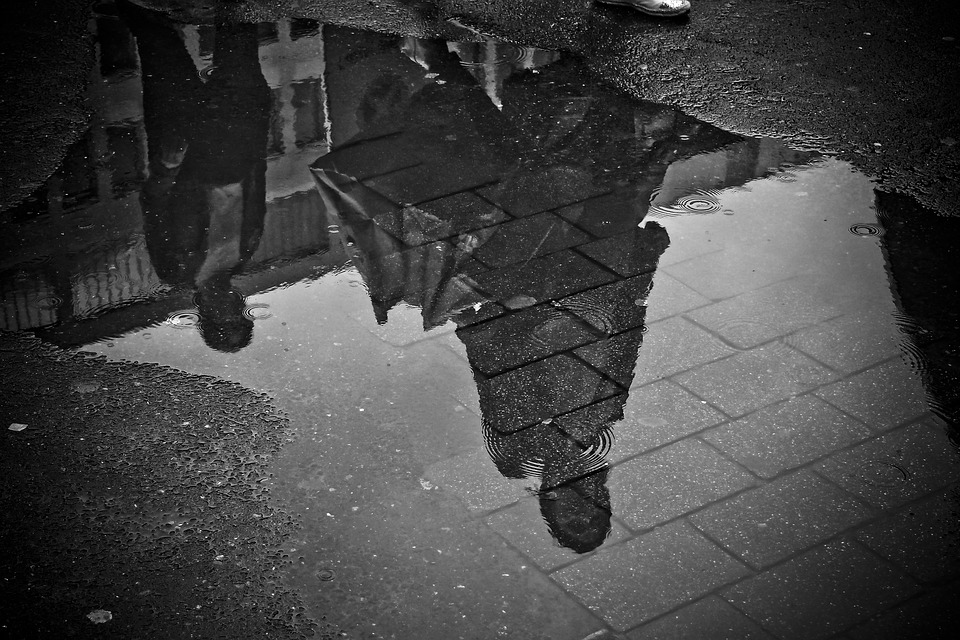
#> input picture 0-HaarCascadeClassifier_(HPnMP-bars)/neg/100.png, 960 x 640 px
$ python -i utils.py   (imports and definitions only)
#> lines starting #> are read from the running program, lines starting #| are printed output that depends on the picture; after the words box and inside, x2 and y2 are one past the last pixel; in counts of white or black regions, pixels touching at a corner belong together
#> further down, picture is the input picture: shape (640, 960); min 0, max 255, mean 66.6
import sys
import numpy as np
import cv2
from skimage import measure
from PIL import Image, ImageGrab
import warnings
# [1 line not run here, left out]

#Set the EIGENVEC_REDUCTION factor. Must be the same that was used in "/SklearnClassifier(Number-Recognition)/NumberPredict/sklearn_Train.py
EIGENVEC_REDUCTION = 1.4

#Set the shape of Samples used to train the NumberClassifier in "/SklearnClassifier(Number-Recognition)/NumberPredict/sklearn_Train.py
TRAIN_WIDTH = 50
TRAIN_HEIGHT = 65

def findBoundaryBoxes(srcImage, minArea=3000, contourThresh=2.0):
#> called with minArea = 3000, contourThresh = 2
	hist = np.histogram(srcImage, bins=np.arange(0, 256))
	indexMaxValue = np.argmax(hist[0])
#> indexMaxValue = 28
	threshValue = indexMaxValue + 30
#> threshValue = 58

	_, threshImg = cv2.threshold(srcImage, threshValue, 255, cv2.THRESH_BINARY)
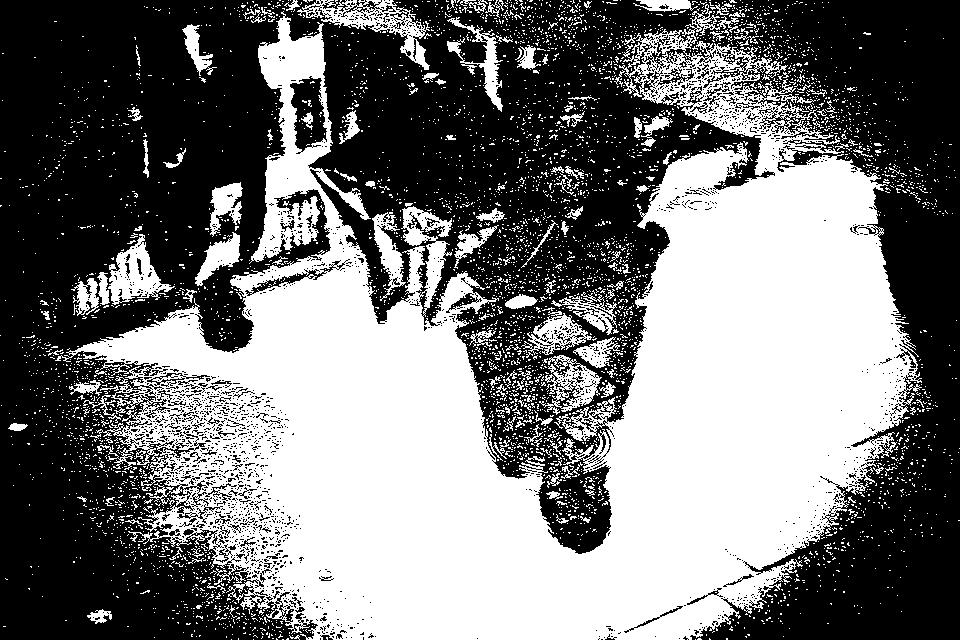
#> threshImg: shape (640, 960); 46.2% white; 4807 white regions (4658 under 20 px), largest, box (x1, y1, x2, y2) and area: (55, 4, 922, 640) 246926, (297, 0, 430, 70) 2429, (108, 234, 175, 305) 2034

	contours = measure.find_contours(threshImg, contourThresh)
#> contours = 9582 point arrays, longest 16726 points

	retValues = []
	for contour in contours:
		x = contour[:, 1]
		y = contour[:, 0]
		xmin = int(min(x)) - 10
		ymin = int(min(y)) - 10
		xmax = int(max(x)) + 10
		ymax = int(max(y)) + 10
		area = (xmax-xmin)*(ymax-ymin)

		if area>minArea:
			retValues.append((xmin, ymin, xmax, ymax))
#> this loop made 9582 passes
#> (x, y, xmin, ymin, xmax, ymax, area) on passes 1, 2, 4: ([253, 252, 252, 251, 252, 253, 254, 254, 253], [2.99, 2, 1.99, 1, 0.00784, 0.00784, 1, 2, 2.99], 241, -10, 263, 12, 484), ([271, 270, 271, 272, 271], [1.99, 1, 0.00784, 1, 1.99], 260, -10, 281, 11, 441), ([283, 282, 281, 282, 283, 284, 283], [1.99, 1.99, 1, 0.00784, 0.00784, 1, 1.99], 271, -10, 293, 11, 462)
#> after the loop, retValues = 22 items, first 6: (291, -10, 439, 79), (311, -10, 405, 29), (58, 5, 931, 649), (436, 6, 512, 121), (171, 13, 222, 85), (626, 19, 702, 70)

	return retValues

# [126 lines left out: functions enhanceDigit, getRawScreenshot, recognizeDigit, readHPMP_fromImage, not called in this run]


# [3 lines not run here, left out]

>>> import cv2
>>> picture = cv2.imread('0-HaarCascadeClassifier_(HPnMP-bars)/neg/100.png', cv2.IMREAD_GRAYSCALE)
>>> result = findBoundaryBoxes(picture)
#> result has the same summary as retValues in findBoundaryBoxes

$ run again, on 0-HaarCascadeClassifier_(HPnMP-bars)/neg/1007.png
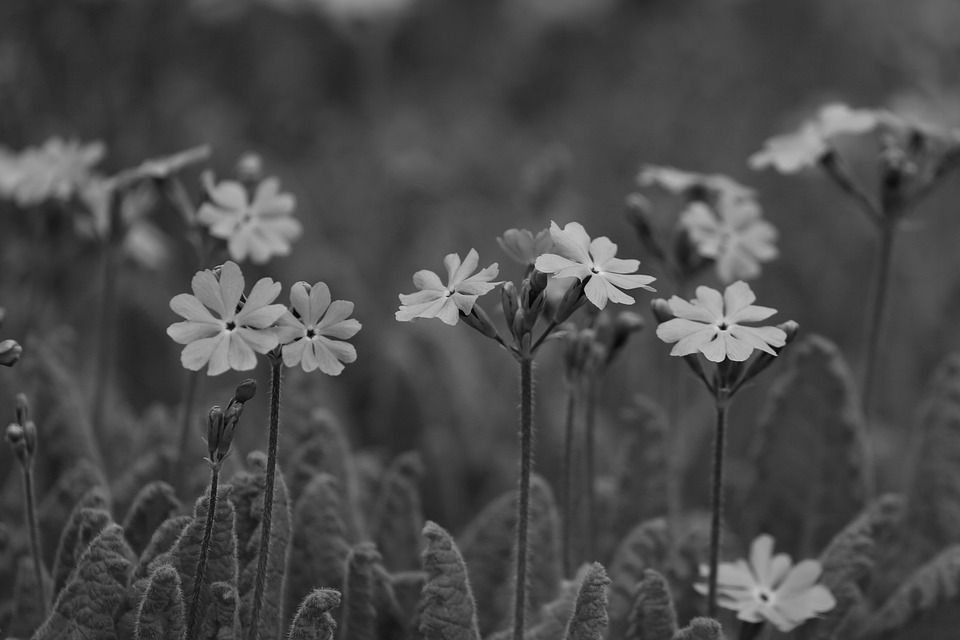
#> input picture 0-HaarCascadeClassifier_(HPnMP-bars)/neg/1007.png, 960 x 640 px
#> picture is the input picture: shape (640, 960); min 0, max 226, mean 74.3
#> indexMaxValue = 70
#> threshValue = 100
#> in findBoundaryBoxes, `_, threshImg = cv2.threshold(srcImage, threshValue, 255, cv2.THRESH_BI..`:
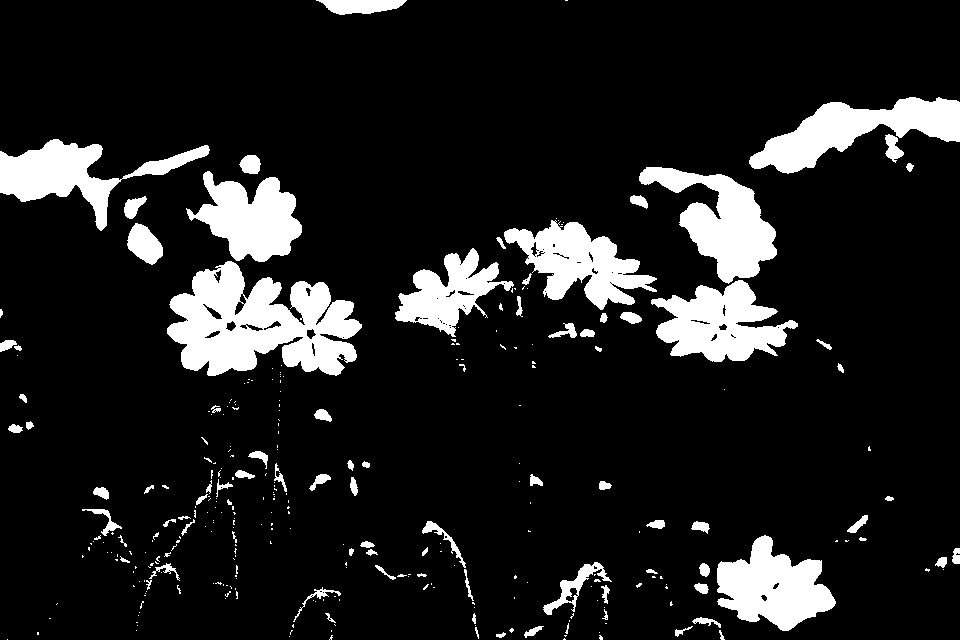
#> threshImg: shape (640, 960); 12.3% white; 311 white regions (221 under 20 px), largest, box (x1, y1, x2, y2) and area: (167, 261, 362, 376) 13748, (749, 97, 960, 174) 7252, (639, 167, 777, 284) 7175
#> contours = 439 point arrays, longest 1397 points
#> the loop in findBoundaryBoxes, `for contour in contours:` made 439 passes
#> (xmin, ymin, xmax, ymax, area) on passes 1, 3, 4: (305, -10, 416, 24, 3774), (738, 86, 969, 183, 22407), (874, 123, 913, 172, 1911)
#> after the loop in findBoundaryBoxes, `for contour in contours:`: retValues = 14 items, first 6: (305, -10, 416, 24), (738, 86, 969, 183), (-10, 128, 131, 240), (111, 134, 219, 188), (628, 156, 786, 293), (175, 160, 311, 271)
#> result has the same summary as retValues in findBoundaryBoxes

$ run again, on 0-HaarCascadeClassifier_(HPnMP-bars)/neg/101.png
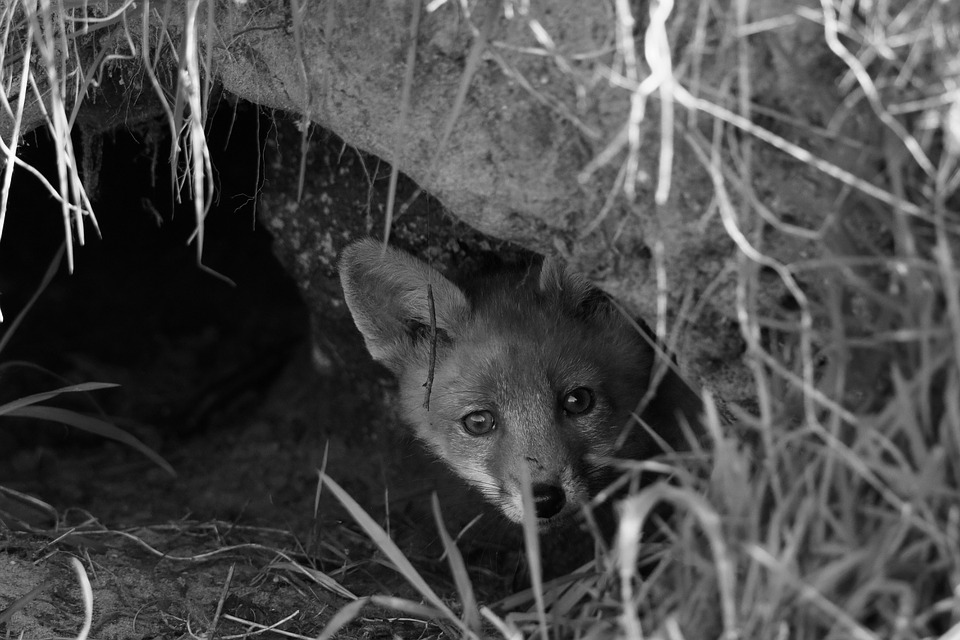
#> input picture 0-HaarCascadeClassifier_(HPnMP-bars)/neg/101.png, 960 x 640 px
#> picture is the input picture: shape (640, 960); min 0, max 255, mean 73.7
#> indexMaxValue = 6
#> threshValue = 36
#> in findBoundaryBoxes, `_, threshImg = cv2.threshold(srcImage, threshValue, 255, cv2.THRESH_BI..`:
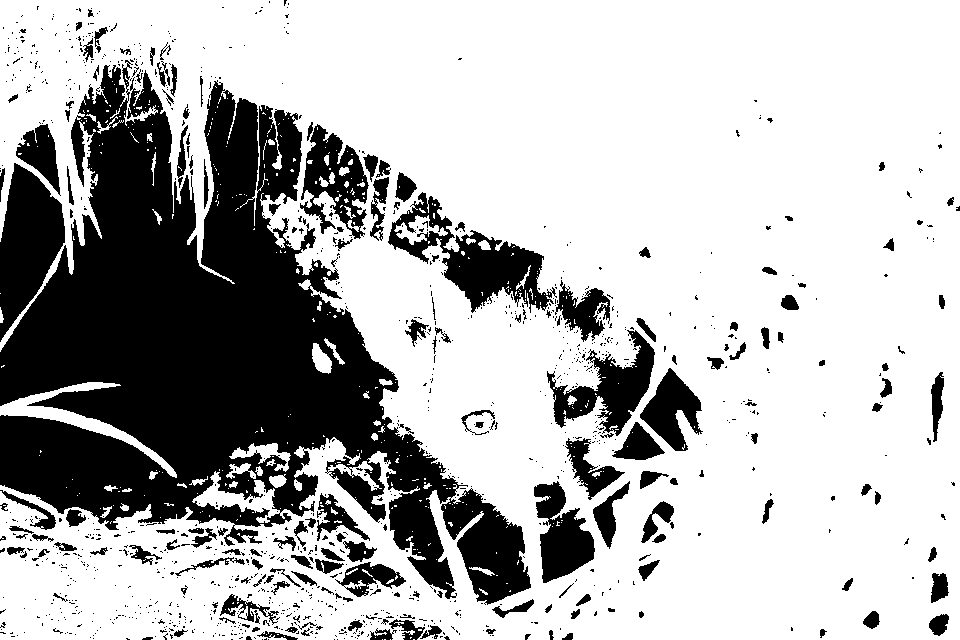
#> threshImg: shape (640, 960); 71.2% white; 1159 black regions (984 under 20 px), largest, box (x1, y1, x2, y2) and area: (0, 60, 531, 605) 121951, (0, 163, 65, 342) 6932, (388, 192, 557, 313) 6637
#> contours = 1857 point arrays, longest 7835 points
#> the loop in findBoundaryBoxes, `for contour in contours:` made 1857 passes
#> (x, y, xmin, ymin, xmax, ymax, area) on passes 1, 3, 5: ([269, 269, 269, 269, 269, 269, 269], [2, 1, 0.992, 1, 2, 2.01, 2], 258, -10, 279, 12, 462), ([288, 288, 288, 288, 288, 288, 288], [4, 3, 2.99, 3, 4, 4.01, 4], 277, -8, 298, 14, 462), ([223, 223, 222, 222, 222, 223, 223], [7, 6.99, 6.99, 7, 7.01, 7.01, 7], 211, -4, 233, 17, 462)
#> after the loop in findBoundaryBoxes, `for contour in contours:`: retValues = 23 items, first 6: (-10, 49, 540, 614), (5, 113, 70, 205), (289, 113, 378, 248), (-10, 152, 74, 351), (359, 166, 398, 250), (377, 181, 566, 322)
#> result has the same summary as retValues in findBoundaryBoxes

$ run again, on 0-HaarCascadeClassifier_(HPnMP-bars)/neg/1014.png
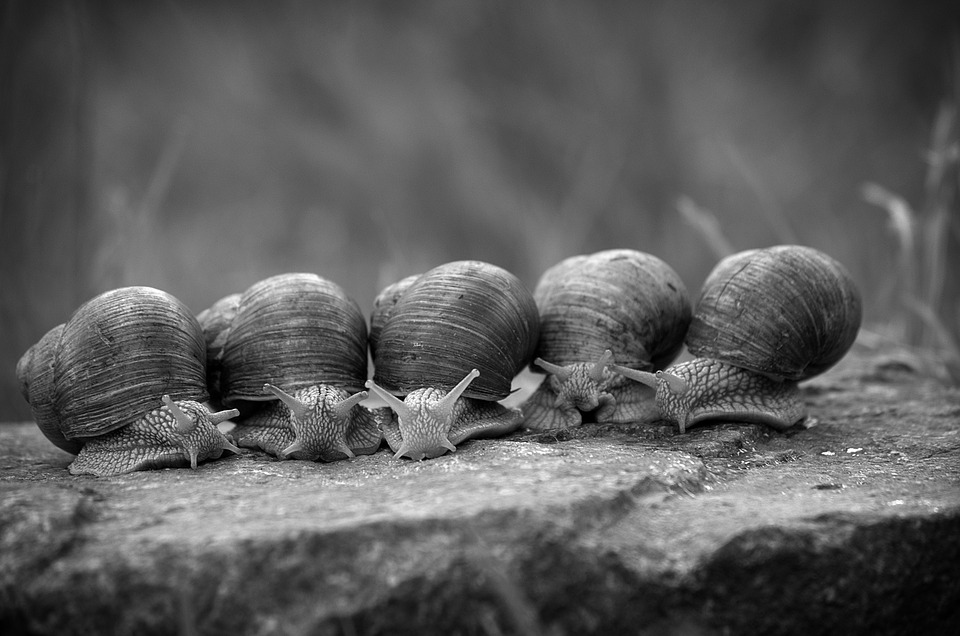
#> input picture 0-HaarCascadeClassifier_(HPnMP-bars)/neg/1014.png, 960 x 636 px
#> picture is the input picture: shape (636, 960); min 0, max 255, mean 92.4
#> indexMaxValue = 89
#> threshValue = 119
#> in findBoundaryBoxes, `_, threshImg = cv2.threshold(srcImage, threshValue, 255, cv2.THRESH_BI..`:
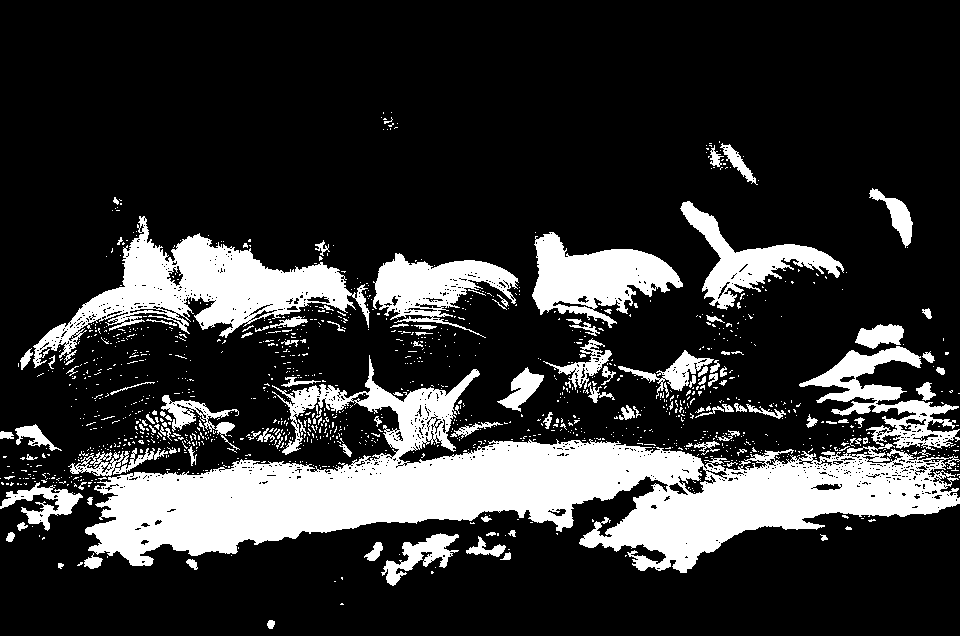
#> threshImg: shape (636, 960); 20.5% white; 1280 white regions (1159 under 20 px), largest, box (x1, y1, x2, y2) and area: (85, 355, 960, 573) 65909, (33, 216, 370, 368) 15576, (532, 232, 683, 328) 7391
#> contours = 2548 point arrays, longest 6535 points
#> the loop in findBoundaryBoxes, `for contour in contours:` made 2548 passes
#> (x, y, xmin, ymin, xmax, ymax, area) on passes 1 to 3: ([383, 382, 382, 383, 384, 384, 383], [114, 113, 112, 111, 112, 113, 114], 372, 101, 393, 123, 462), ([391, 390, 391, 392, 391], [113, 112, 111, 112, 113], 380, 101, 401, 122, 441), ([381, 380, 381, 382, 381], [118, 117, 116, 117, 118], 370, 106, 391, 127, 441)
#> after the loop in findBoundaryBoxes, `for contour in contours:`: retValues = 19 items, first 6: (709, 132, 765, 193), (858, 177, 922, 257), (669, 190, 853, 319), (22, 205, 364, 377), (521, 221, 692, 337), (362, 242, 527, 329)
#> result has the same summary as retValues in findBoundaryBoxes
